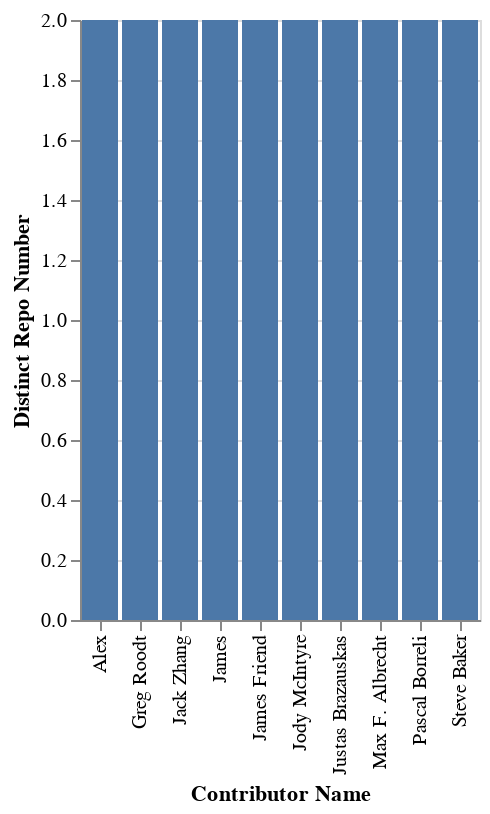

The cell this chart's notebook holds for it:
### Code cell
q3 = """
SELECT *
FROM `bruin-hiring.cdt_caneraslan.q3`
LIMIT 10
"""

res = client.query(q3).result()
df = res.to_dataframe()
# print(res.to_dataframe())

alt.Chart(df).mark_bar().encode(
    x=alt.X('contributor:N', title='Contributor Name'),
    y=alt.Y('distinct_repo_number:Q', title='Distinct Repo Number')
)

### Figure 1 — Vega-Lite specification as saved in the notebook (floating-point values rounded to 4 significant figures)
{"config": {"view": {"continuousWidth": 300, "continuousHeight": 300}}, "data": {"name": "data-8502836d5e057a1770986b24c82359a2"}, "mark": {"type": "bar"}, "encoding": {"x": {"field": "contributor", "title": "Contributor Name", "type": "nominal"}, "y": {"field": "distinct_repo_number", "title": "Distinct Repo Number", "type": "quantitative"}}, "$schema": "https://vega.github.io/schema/vega-lite/v5.8.0.json", "datasets": {"data-8502836d5e057a1770986b24c82359a2": [{"contributor": "Greg Roodt", "distinct_repo_number": 2}, {"contributor": "James", "distinct_repo_number": 2}, {"contributor": "Pascal Borreli", "distinct_repo_number": 2}, {"contributor": "Steve Baker", "distinct_repo_number": 2}, {"contributor": "Justas Brazauskas", "distinct_repo_number": 2}, {"contributor": "James Friend", "distinct_repo_number": 2}, {"contributor": "Jody McIntyre", "distinct_repo_number": 2}, {"contributor": "Jack Zhang", "distinct_repo_number": 2}, {"contributor": "Alex", "distinct_repo_number": 2}, {"contributor": "Max F. Albrecht", "distinct_repo_number": 2}]}}
